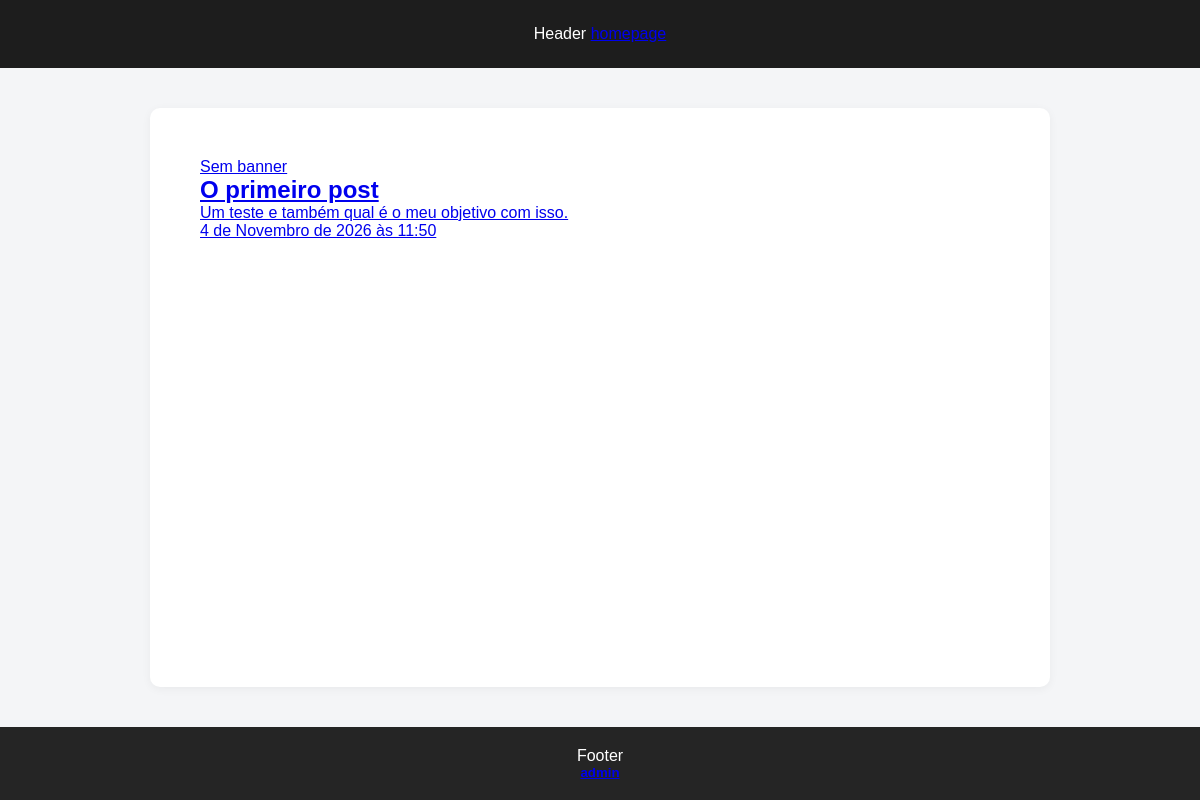
Page /text/ on the earlier database version.
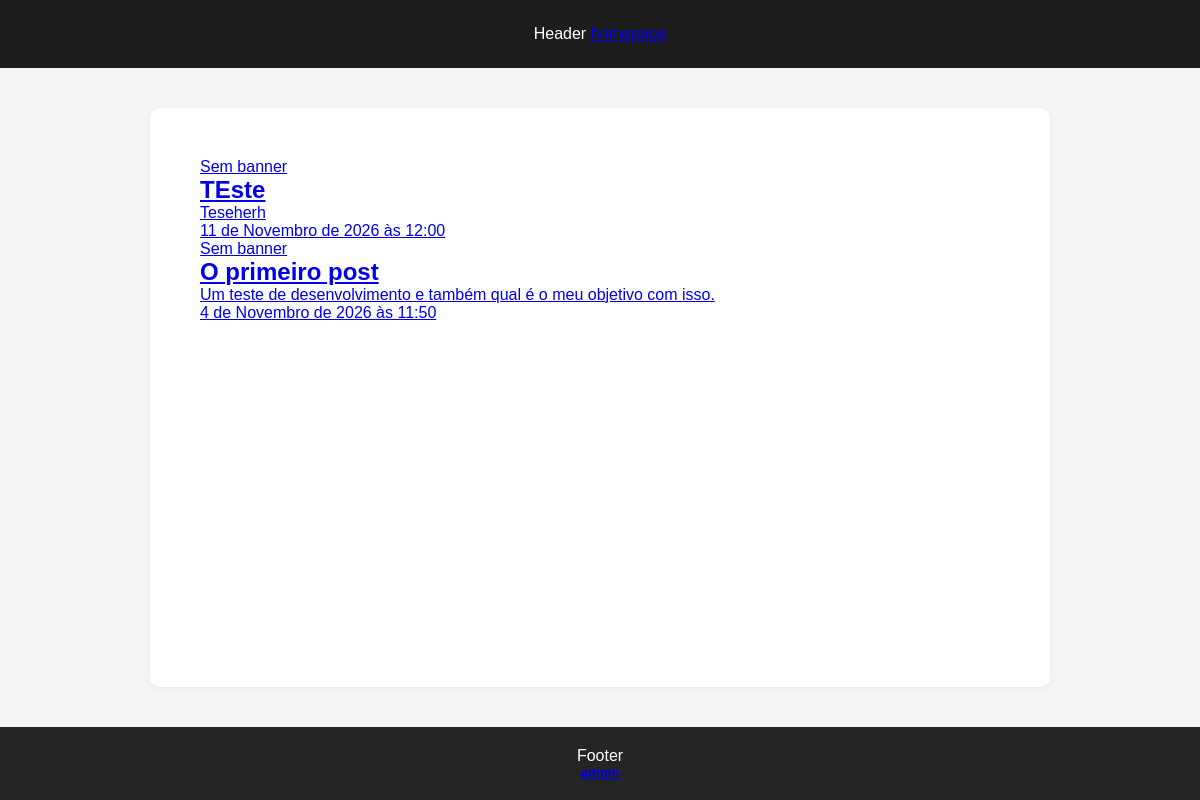
Same page on the later database version.
### textposts/models.py (models this page shows, shortened)
class Post(models.Model):
    title = models.CharField("title",max_length=90)
    slug = models.SlugField(unique=True)
    subtitle = models.CharField("subtitle",max_length=120)
    date = models.DateTimeField(auto_now_add=True)
    text = models.TextField()
    visible = models.BooleanField(default=True)
    class Meta:
        ordering = ["-date"] # The "-" is to display the newer one to the oldest one.
        verbose_name = "post"
        verbose_name_plural = "posts"

### textposts/views.py (the view)
# urls.py: path("text/", views.muralposts, name="textposts"),
def muralposts(request):
    posts = Post.objects.all()
    return render(request, "textposts/muralposts.html", {"posts": posts})

### textposts/templates/textposts/muralposts.html (shortened to what this page needs)
{% extends "textposts/base.html" %}
{% block content %}
<div>
    {% for post in posts %}
    {% if post.visible %}
    <div>
    <a href="read/{{ post.slug }}">
        <div>
            {% if post.image %}
                <img src="{{ post.image }}" alt="{{ post.title }}">
            {% else %}
                <p>Sem banner</p>
            {% endif %}
        </div>
        <div>
            <h2>{{ post.title }}</h2>
            <p>{{ post.subtitle }}</p>
            <span>{{ post.date }}</span>
        </div>
    </a>
    </div>
    {% endif %}
    {% endfor %}
</div>
{% endblock %}

Differences in the rows shown:
added Post: title "TEste", subtitle "Teseherh", date "11 de Novembro de 2026 às 12:00"
changed Post "O primeiro post": subtitle "Um teste e também qual é o meu objetivo com isso." → "Um teste de desenvolvimento e também qual é o meu objetivo com isso."
